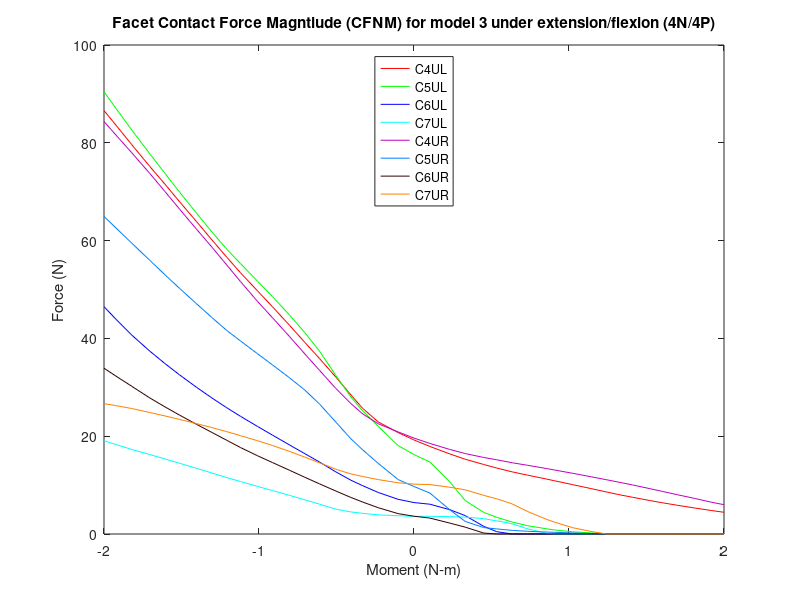

Write the MATLAB code that produced this figure.
%% Facet contact force magnitude (N)
% model3_APSlide_Tether/4P & 4N 

clear all;
%% 4P
figure (10)

c4ulxp=[2 2.05126 2.11533 2.16533 2.2247 2.26689 2.31689 2.36689 2.42627 2.45263 2.51196 2.57134 2.62143 2.65745 2.70443 2.7639 2.80111 2.85094 2.90531 2.96081 3]-2;
c4ulyp=[19.2318 17.8989 16.3806 15.2861 14.2209 13.4877 12.7052 12.0263 11.2541 10.8949 10.0944 9.28438 8.58836 8.09839 7.51776 6.80672 6.3887 5.86013 5.32169 4.79075 4.44256 ];

c4urxp=[2 2.05126 2.11533 2.16533 2.2247 2.26689 2.31689 2.36689 2.42627 2.45263 2.51196 2.57134 2.62143 2.65745 2.70443 2.7639 2.80111 2.85094 2.90531 2.96081 3]-2;
c4uryp=[19.6178 18.5233 17.2959 16.4487 15.6531 15.1785 14.57 14.048 13.3953 13.0985 12.4153 11.7058 11.0907 10.6378 10.0422 9.23201 8.71208 8.01411 7.27728 6.48275 5.99516];

c5ulxp=[2 2.05126 2.11533 2.16533 2.2247 2.26689 2.31689 2.36689 2.42627 2.45263 2.51196 2.57134 2.62143 2.65745 2.70443 2.7639 2.80111 2.85094 2.90531 2.96081 3]-2;
c5ulyp=[16.248 14.7303 10.6563 6.82851 4.42881 3.40489 2.44973 1.68848 1.08066 0.832314 0.449633 0.231746 0.0655804 0.00409392 0.00379118 0.00355886 0.0034218 0.00324236 0.00306405 0.00289092 0.0027751];

c5urxp=[2 2.05126 2.11533 2.16533 2.2247 2.26689 2.31689 2.36689 2.42627 2.45263 2.51196 2.57134 2.62143 2.65745 2.70443 2.7639 2.80111 2.85094 2.90531 2.96081 3]-2;
c5uryp=[9.71199 8.37625 4.95586 2.56923 1.31442 1.03886 0.741129 0.55576 0.39841 0.347782 0.223933 0.0863849 0.00545876 0.00502934 0.00463688 0.00432764 0.00426549 0.00417677 0.00407487 0.00396548 0.00388778];

c6ulxp=[2 2.05126 2.11533 2.16533 2.2247 2.26689 2.31689 2.36689 2.42627 2.45263 2.51196 2.57134 2.62143 2.65745 2.70443 2.7639 2.80111 2.85094 2.90531 2.96081 3]-2;
c6ulyp=[6.42718 6.09414 4.97513 3.7573 1.57718 0.475317 0.00529598 0.00490407 0.00454023 0.00443292 0.00424651 0.00407924 0.00393824 0.00383551 0.00368196 0.00351042 0.00343926 0.00335813 0.00327544 0.0031941 0.00314142];

c6urxp=[2 2.05126 2.11533 2.16533 2.2247 2.26689 2.31689 2.36689 2.42627 2.45263 2.51196 2.57134 2.62143 2.65745 2.70443 2.7639 2.80111 2.85094 2.90531 2.96081 3]-2;
c6uryp=[3.63375 3.25831 2.23246 1.3991 0.199356 0.00448549 0.00387561 0.00362356 0.00338808 0.00329058 0.0030715 0.00285112 0.00267384 0.0025611 0.00244056 0.00232033 0.00226849 0.00219933 0.00211771 0.00203743 0.00198128];

c7ulxp=[2 2.05126 2.11533 2.16533 2.2247 2.26689 2.31689 2.36689 2.42627 2.45263 2.51196 2.57134 2.62143 2.65745 2.70443 2.7639 2.80111 2.85094 2.90531 2.96081 3]-2;
c7ulyp=[3.59905 3.62235 3.54961 3.4518 3.14242 2.67967 2.09249 1.04418 0.167085 0.00603123 0.00485134 0.00431661 0.00383327 0.0034907 0.00321763 0.003082 0.00306204 0.00304671 0.00303987 0.00304776 0.00306058];

c7urxp=[2 2.05126 2.11533 2.16533 2.2247 2.26689 2.31689 2.36689 2.42627 2.45263 2.51196 2.57134 2.62143 2.65745 2.70443 2.7639 2.80111 2.85094 2.90531 2.96081 3]-2;
c7uryp=[10.1982 10.1085 9.56466 9.03708 7.90605 7.19666 6.15044 4.58588 3.0368 2.43593 1.28916 0.513237 0.00488296 0.00396341 0.00374989 0.00353064 0.00343686 0.00331416 0.00318325 0.00305206 0.00296435];

%% 4N
c4ulxn=-1*[2 2.05126 2.11533 2.16533 2.20361 2.25215 2.30482 2.35211 2.4011 2.4565 2.50468 2.55973 2.60432 2.65144 2.70196 2.75595 2.80367 2.85248 2.91084 2.96199 3 ]+2;
c4ulyn=[19.2318 20.7429 22.9182 25.6812 28.4434 32.0879 35.8828 39.1816 42.6432 46.4645 49.7116 53.425 56.6268 60.1106 63.9187 67.9254 71.5604 75.1755 79.65 83.6513 86.5982];

c4urxn=-1*[2 2.05126 2.11533 2.16533 2.20361 2.25215 2.30482 2.35211 2.4011 2.4565 2.50468 2.55973 2.60432 2.65144 2.70196 2.75595 2.80367 2.85248 2.91084 2.96199 3 ]+2;
c4uryn=[19.6178 20.8816 22.5437 24.5499 26.6773 29.7641 33.4756 36.8253 40.346 44.229 47.5549 51.6272 55.0353 58.6295 62.3691 66.4145 70.058 73.7474 77.9879 81.6252 84.3517];

c5ulxn=-1*[2 2.05126 2.11533 2.16533 2.20361 2.25215 2.30482 2.35211 2.4011 2.4565 2.50468 2.55973 2.60432 2.65144 2.70196 2.75595 2.80367 2.85248 2.91084 2.96199 3 ]+2;
c5ulyn=[16.248 18.0815 22.0208 25.1661 28.0352 32.4238 37.3895 41.1782 44.7551 48.5444 51.6865 55.3098 58.2655 61.7228 65.6431 69.8894 73.7632 77.7714 82.6514 87.0807 90.4473];

c5urxn=-1*[2 2.05126 2.11533 2.16533 2.20361 2.25215 2.30482 2.35211 2.4011 2.4565 2.50468 2.55973 2.60432 2.65144 2.70196 2.75595 2.80367 2.85248 2.91084 2.96199 3 ]+2;
c5uryn=[9.71199 11.1324 14.4465 17.1942 19.4714 22.8893 26.5811 29.432 31.9201 34.5793 36.859 39.4788 41.643 44.2394 47.114 50.2121 53.0293 55.9768 59.5068 62.6196 64.9432];

c6ulxn=-1*[2 2.05126 2.11533 2.16533 2.20361 2.25215 2.30482 2.35211 2.4011 2.4565 2.50468 2.55973 2.60432 2.65144 2.70196 2.75595 2.80367 2.85248 2.91084 2.96199 3 ]+2;
c6ulyn=[6.42718 7.09399 8.49184 9.87316 11.002 12.7047 14.7192 16.428 18.1928 20.219 21.9942 24.0692 25.8293 27.7982 30.0223 32.5245 34.8684 37.4058 40.7044 43.9591 46.4913];

c6urxn=-1*[2 2.05126 2.11533 2.16533 2.20361 2.25215 2.30482 2.35211 2.4011 2.4565 2.50468 2.55973 2.60432 2.65144 2.70196 2.75595 2.80367 2.85248 2.91084 2.96199 3 ]+2;
c6uryn=[3.63375 4.16588 5.37745 6.53029 7.47538 8.79045 10.2559 11.5983 13.024 14.6129 16.0009 17.6813 19.1743 20.7555 22.442 24.3024 26.0096 27.8311 30.2245 32.3111 33.9047];

c7ulxn=-1*[2 2.05126 2.11533 2.16533 2.20361 2.25215 2.30482 2.35211 2.4011 2.4565 2.50468 2.55973 2.60432 2.65144 2.70196 2.75595 2.80367 2.85248 2.91084 2.96199 3 ]+2;
c7ulyn=[3.59905 3.73601 3.91229 4.22548 4.51468 5.08618 6.10241 6.99332 7.88943 8.8864 9.73978 10.7331 11.5457 12.459 13.4463 14.4646 15.3538 16.254 17.305 18.3054 19.0728];

c7urxn=-1*[2 2.05126 2.11533 2.16533 2.20361 2.25215 2.30482 2.35211 2.4011 2.4565 2.50468 2.55973 2.60432 2.65144 2.70196 2.75595 2.80367 2.85248 2.91084 2.96199 3 ]+2;
c7uryn=[10.1982 10.478 11.1231 11.7613 12.286 13.2446 14.5551 15.7176 16.8842 18.101 19.0743 20.112 20.9377 21.7571 22.5826 23.4327 24.1495 24.8461 25.6664 26.2592 26.659 ];
%% left

c4xl=2*[flip(c4ulxn(2:21)),c4ulxp];
c4yl=[flip(c4ulyn(2:21)),c4ulyp];
a=plot(c4xl,c4yl,'r');
hold on

c5xl=2*[flip(c5ulxn(2:21)),c5ulxp];
c5yl=[flip(c5ulyn(2:21)),c5ulyp];
b=plot(c5xl,c5yl,'g');
hold on

c6xl=2*[flip(c6ulxn(2:21)),c6ulxp];
c6yl=[flip(c6ulyn(2:21)),c6ulyp];
c=plot(c6xl,c6yl,'b');
hold on

c7xl=2*[flip(c7ulxn(2:21)),c7ulxp];
c7yl=[flip(c7ulyn(2:21)),c7ulyp];
d=plot(c7xl,c7yl,'c');
hold on
%% Right

c4xr=2*[flip(c4urxn(2:21)),c4urxp];
c4yr=[flip(c4uryn(2:21)),c4uryp];
e=plot(c4xr,c4yr,'color',[0.75, 0, 0.75]);
hold on

c5xr=2*[flip(c5urxn(2:21)),c5urxp];
c5yr=[flip(c5uryn(2:21)),c5uryp];
f=plot(c5xr,c5yr,'color',[0 0.5 1]);
hold on

c6xr=2*[flip(c6urxn(2:21)),c6urxp];
c6yr=[flip(c6uryn(2:21)),c6uryp];
g=plot(c6xr,c6yr,'color',[0.2 0 0]);
hold on

c7xr=2*[flip(c7urxn(2:21)),c7urxp];
c7yr=[flip(c7uryn(2:21)),c7uryp];
h=plot(c7xr,c7yr,'color',[1 .5 0]);

leg=[a,b,c,d,e,f,g,h];
title('Facet Contact Force Magntiude (CFNM) for model 3 under extension/flexion (4N/4P)')
xlabel('Moment (N-m)')
ylabel('Force (N)')
legend(leg,'C4UL','C5UL','C6UL','C7UL','C4UR','C5UR','C6UR','C7UR','location','north')